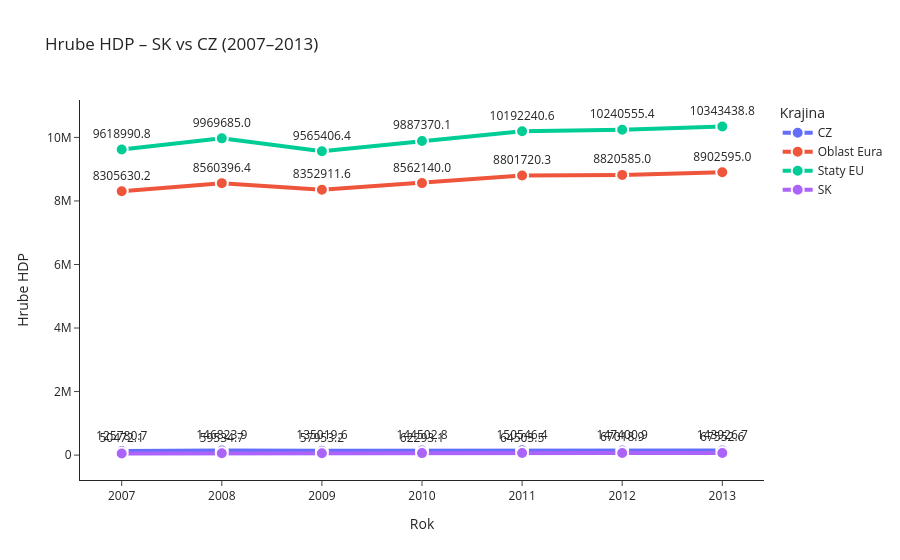

This figure's notebook cell:
### Code cell
###Celkovy hruby domaci produkt na krajinu

gdp_gross = eurostat.get_data_df('nama_10_gdp')
gdp_gross = gdp_gross[(gdp_gross['geo\\TIME_PERIOD'].isin(['SK', 'CZ','EU27_2020','EA']) & (gdp_gross['na_item'] == 'B1G') & (gdp_gross['unit'] == 'CP_MEUR'))]
gdp_gross = gdp_gross[['unit', 'geo\\TIME_PERIOD','2007','2008','2009','2010','2011','2012','2013']]
gdp_gross['geo\\TIME_PERIOD'] = gdp_gross['geo\\TIME_PERIOD'].replace({ 'EA': 'Oblast Eura','EU27_2020': 'Staty EU'})
gdp_gross = gdp_gross.rename(columns={'geo\\TIME_PERIOD': 'Krajina', 'unit' : 'Jednotka'})
gdp_gross['Jednotka'] = gdp_gross['Jednotka'].replace({'CP_MEUR': 'Sucasne ceny v mil. Eur'})


display(gdp_gross.tail(100))

gdp_2 = gdp_gross.melt(
    id_vars=['Krajina'],
    value_vars=['2007','2008','2009','2010','2011','2012','2013'],
    var_name='Year',
    value_name='Gross_GDP')

fig = px.line(
    gdp_2,
    x='Year',
    y='Gross_GDP',
    color='Krajina',
    markers=True,
    text='Gross_GDP',
    title='Hrube HDP – SK vs CZ (2007–2013)',
    labels={'Gross_GDP': 'Hrube HDP', 'Year': 'Rok'}
)

fig.for_each_trace(lambda t: t.update(
    mode='lines+markers+text',
    line=dict(width=4),
    marker=dict(size=12, line=dict(width=2, color='white')),
    textposition='top center',
    texttemplate='%{text:.1f}'  # 1 decimal
))

fig.update_layout(template='simple_white', hovermode=False)
fig.show()

file_name = f'./Vykonnost ekonomiky/gross_gdp_{today}.csv'
gdp_gross.to_csv(os.getcwd() + r'.\Vykonnost ekonomiky\gross_gdp_{}.csv'.format(today),index=True, header=True, encoding="utf-8-sig")

### Figure 1 — Plotly figure (JSON) as saved in the notebook; plotly's stock layout.template omitted (floating-point values rounded to 4 significant figures)
{"data": [{"hovertemplate": "Krajina=CZ<br>Rok=%{x}<br>Hrube HDP=%{text}<extra></extra>", "legendgroup": "CZ", "line": {"color": "#636efa", "dash": "solid", "width": 4}, "marker": {"line": {"color": "white", "width": 2}, "size": 12, "symbol": "circle"}, "mode": "lines+markers+text", "name": "CZ", "orientation": "v", "showlegend": true, "text": [125800.0, 146800.0, 135000.0, 144500.0, 150500.0, 147400.0, 143900.0], "textposition": "top center", "texttemplate": "%{text:.1f}", "type": "scatter", "x": ["2007", "2008", "2009", "2010", "2011", "2012", "2013"], "xaxis": "x", "y": [125800.0, 146800.0, 135000.0, 144500.0, 150500.0, 147400.0, 143900.0], "yaxis": "y"}, {"hovertemplate": "Krajina=Oblast Eura<br>Rok=%{x}<br>Hrube HDP=%{text}<extra></extra>", "legendgroup": "Oblast Eura", "line": {"color": "#EF553B", "dash": "solid", "width": 4}, "marker": {"line": {"color": "white", "width": 2}, "size": 12, "symbol": "circle"}, "mode": "lines+markers+text", "name": "Oblast Eura", "orientation": "v", "showlegend": true, "text": [8306000.0, 8560000.0, 8353000.0, 8562000.0, 8802000.0, 8821000.0, 8903000.0], "textposition": "top center", "texttemplate": "%{text:.1f}", "type": "scatter", "x": ["2007", "2008", "2009", "2010", "2011", "2012", "2013"], "xaxis": "x", "y": [8306000.0, 8560000.0, 8353000.0, 8562000.0, 8802000.0, 8821000.0, 8903000.0], "yaxis": "y"}, {"hovertemplate": "Krajina=Staty EU<br>Rok=%{x}<br>Hrube HDP=%{text}<extra></extra>", "legendgroup": "Staty EU", "line": {"color": "#00cc96", "dash": "solid", "width": 4}, "marker": {"line": {"color": "white", "width": 2}, "size": 12, "symbol": "circle"}, "mode": "lines+markers+text", "name": "Staty EU", "orientation": "v", "showlegend": true, "text": [9619000.0, 9970000.0, 9565000.0, 9887000.0, 10190000.0, 10240000.0, 10340000.0], "textposition": "top center", "texttemplate": "%{text:.1f}", "type": "scatter", "x": ["2007", "2008", "2009", "2010", "2011", "2012", "2013"], "xaxis": "x", "y": [9619000.0, 9970000.0, 9565000.0, 9887000.0, 10190000.0, 10240000.0, 10340000.0], "yaxis": "y"}, {"hovertemplate": "Krajina=SK<br>Rok=%{x}<br>Hrube HDP=%{text}<extra></extra>", "legendgroup": "SK", "line": {"color": "#ab63fa", "dash": "solid", "width": 4}, "marker": {"line": {"color": "white", "width": 2}, "size": 12, "symbol": "circle"}, "mode": "lines+markers+text", "name": "SK", "orientation": "v", "showlegend": true, "text": [50470.0, 59530.0, 57950.0, 62290.0, 64500.0, 67020.0, 67550.0], "textposition": "top center", "texttemplate": "%{text:.1f}", "type": "scatter", "x": ["2007", "2008", "2009", "2010", "2011", "2012", "2013"], "xaxis": "x", "y": [50470.0, 59530.0, 57950.0, 62290.0, 64500.0, 67020.0, 67550.0], "yaxis": "y"}], "layout": {"hovermode": false, "legend": {"title": {"text": "Krajina"}, "tracegroupgap": 0}, "title": {"text": "Hrube HDP – SK vs CZ (2007–2013)"}, "xaxis": {"anchor": "y", "domain": [0, 1], "title": {"text": "Rok"}}, "yaxis": {"anchor": "x", "domain": [0, 1], "title": {"text": "Hrube HDP"}}}}
